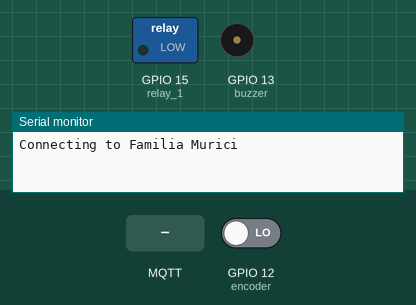
This sketch was run on a simulated ESP8266 (NodeMCU). On the bench: switched loads named in the sketch (green lamp = pin HIGH), buzzer (waves = sounding), the last lines printed to the serial monitor. The test bench sets the inputs (shaded band); at power-on: GPIO 12 (encoder) LOW. WiFi joins after 1.5 s; servers stay silent unless stated; random numbers use the default seed unless the sketch sets one; no MQTT or app messages arrive unless stated.

Above: at 0.1 s.
At 2.7 s:
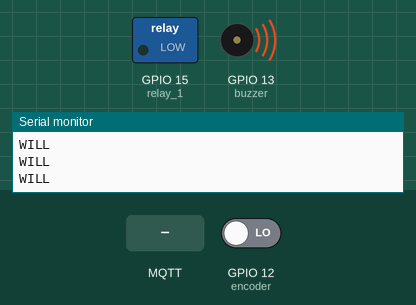
2.8 s: MQTT message "true" arrives on the first subscribed topic
Timing chart, 0 to 11.1 s (numbered marks = the images above; inputs shaded):
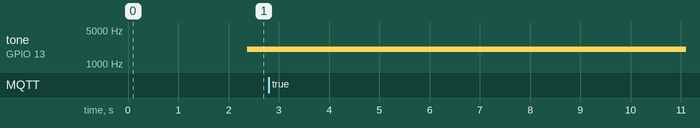

Measured:
- by itself, tone on GPIO 13 (buzzer): alternates 2017 Hz for 0.50 s and 2000 Hz for 1.2 s

The sketch:

suricato_motion_alarm_1.0.0.ino
```cpp
#include <ESP8266WiFi.h>
#include <PubSubClient.h>
#include <ArduinoJson.h>

#include "constantes.h"
#include "objetos.h"

WiFiClient espClient;
PubSubClient client(espClient);

Relay relay1(relay_1);
Led led(status_led);

void setup_wifi()
{

  delay(10);
  // We start by connecting to a WiFi network
  Serial.println();
  Serial.print("Connecting to ");
  Serial.println(SSID_WIFI);

  WiFi.mode(WIFI_STA);
  WiFi.begin(SSID_WIFI, PASSWORD);

  while (WiFi.status() != WL_CONNECTED)
  {
    delay(500);
    Serial.print(".");
  }

  randomSeed(micros());

  Serial.println("");
  Serial.println("WiFi connected");
  Serial.println("IP address: ");
  Serial.println(WiFi.localIP());
}

void reconnect()
{
  while (!client.connected())
  {
    Serial.print("Attempting MQTT connection...");
    // Cria uma ID
    String clientId = "ESP-Alarm";
    clientId += String(random(0xffff), HEX);

    if (client.connect(clientId.c_str()))
    {
      Serial.println("connected");
      // Colhe informações
      Serial.println(sub1);
      client.subscribe(sub1);
    }
    else
    {
      Serial.print("failed, rc=");
      Serial.print(client.state());
      Serial.println(" try again in 5 seconds");
      delay(5000);
    }
  }
}

void callback(char *topic, byte *payload, unsigned int length)
{
  Serial.print("Message arrived [");
  Serial.print(topic);
  Serial.print("] ");

  if (strstr(topic, sub1))
  {
    String topic_str = String(topic);
    String payload_str;

    for (int i = 0; i < length; i++) {
      char c = (char)payload[i];
      payload_str += c;
    }
    Serial.println();
    output_relay(topic_str, payload_str);
  }
}

void output_relay(String topic_in , String payload_in)
{
  // Relay1
  if (topic_in == "device1/relay1-sonoff")  {
    if(payload_in == "true") {
      relay1.on();
      led.on();
      state_relay1 = "RELAY_ON";
    }
    else {
      relay1.off();
      led.off();
      state_relay1 = "RELAY_OFF";
    }
  }
}

void serialize_update()
{
  StaticJsonDocument<128> doc_send;

  doc_send["name"] = "suricato01";
  JsonObject info = doc_send.createNestedObject("info");
  info["type"] = "alarm";
  info["place"] = "sala";
  info["ipaddr"] = WiFi.localIP();
  doc_send["data"]["control"] = state_alarm1;

  serializeJson(doc_send, json_to_send);
}

void alarm_on()
{
  float seno;
  int frequencia;

  for(int x=0;x<180;x++){
    seno=(sin(x*3.1416/180));
    frequencia = 2000+(int(seno*1000));
    tone(buzzer,frequencia);
    delay(2);
    Serial.println("WILL");
  }
  delay(500);
  tone(buzzer, 2000);
  Serial.println("WOO");
  delay(800);
}

void alarm_off()
{
  digitalWrite(buzzer, LOW);
}

void alarm_check()
{
  int encoder_state = digitalRead(encoder);
//  Serial.println(encoder_state);

  if(encoder_state)
  {
    state_alarm1 = "COOL";
//    state_relay1 = "true";
      state_relay1 = "false";
//    /Serial.println(state_alarm1);
      alarm_off();
  }
    else
    {
      state_alarm1 = "SE LIGA";
//      state_relay1 = "false";
      state_relay1 = "true";
//      /Serial.println(state_alarm1);
      alarm_on();
    }
}

void setup()
{
  pinMode(relay_1, OUTPUT);
  pinMode(status_led, OUTPUT);
  pinMode(buzzer, OUTPUT);
  pinMode(encoder, INPUT);

  relay1.off();
  state_relay1 = "true";

  Serial.begin(115200);
  setup_wifi();
  client.setServer(mqtt_server, porta);
  client.setCallback(callback);


}

void loop()
{
  if (!client.connected())
  {
    reconnect();
  }
  client.loop();

  unsigned long now = millis();
  if (now - lastMsg > 2000)
  {
    alarm_check();
    serialize_update();
    client.publish(post1, json_to_send);
  }
}
```

constantes.h
```cpp
/* defines - wi-fi */
#define SSID_WIFI "Familia Murici"
#define PASSWORD "murici1020"
#define INTERVALO_DE_ENVIO 1000
//#define SERVER_IP "192.168.1.6:3000"
const char* mqtt_server = "192.168.1.12";
const int porta = 1883;

#define sub1 "device1/relay"
#define post1 "device1/alarm"

/* Variáveis de api e wi-fi */
unsigned long last_connection_time;

/* Variáveis de interface e controle */
const int relay_1 = 15; //D8
const int encoder = 12; //D6
const int status_led = 15; //D7
const int buzzer = 13;

/* Controle de estados */
String state_alarm1;
String state_relay1;

/* Controle de estados e Json */
char json_to_send[256];
String MY_IP_ADDR, MY_MAC_ADDR;

#define MSG_BUFFER_SIZE (50)
unsigned long lastMsg = 0;
char msg[MSG_BUFFER_SIZE];
int value = 0;
```

objetos.h
```cpp
class Relay {
  private:
    byte pin;
  public:
    Relay(byte pin) {
      // Use 'this->' to make the difference between the
      // 'pin' attribute of the class and the
      // local variable 'pin' created from the parameter.
      this->pin = pin;
      init();
    }
    void init() {
      pinMode(pin, OUTPUT);
      // Always try to avoid duplicate code.
      // Instead of writing digitalWrite(pin, LOW) here,
      // call the function off() which already does that
      off();
    }
    void on() {
      digitalWrite(pin, LOW);
    }
    void off() {
      digitalWrite(pin, HIGH);
    }
}; // don't forget the semicolon at the end of the class


class Led {
  private:
    byte pin;
  public:
    Led(byte pin) {
      // Use 'this->' to make the difference between the
      // 'pin' attribute of the class and the
      // local variable 'pin' created from the parameter.
      this->pin = pin;
      init();
    }
    void init() {
      pinMode(pin, OUTPUT);
      // Always try to avoid duplicate code.
      // Instead of writing digitalWrite(pin, LOW) here,
      // call the function off() which already does that
      off();
    }
    void on() {
      digitalWrite(pin, LOW);
    }
    void off() {
      digitalWrite(pin, HIGH);
    }
}; // don't forget the semicolon at the end of the class
```
